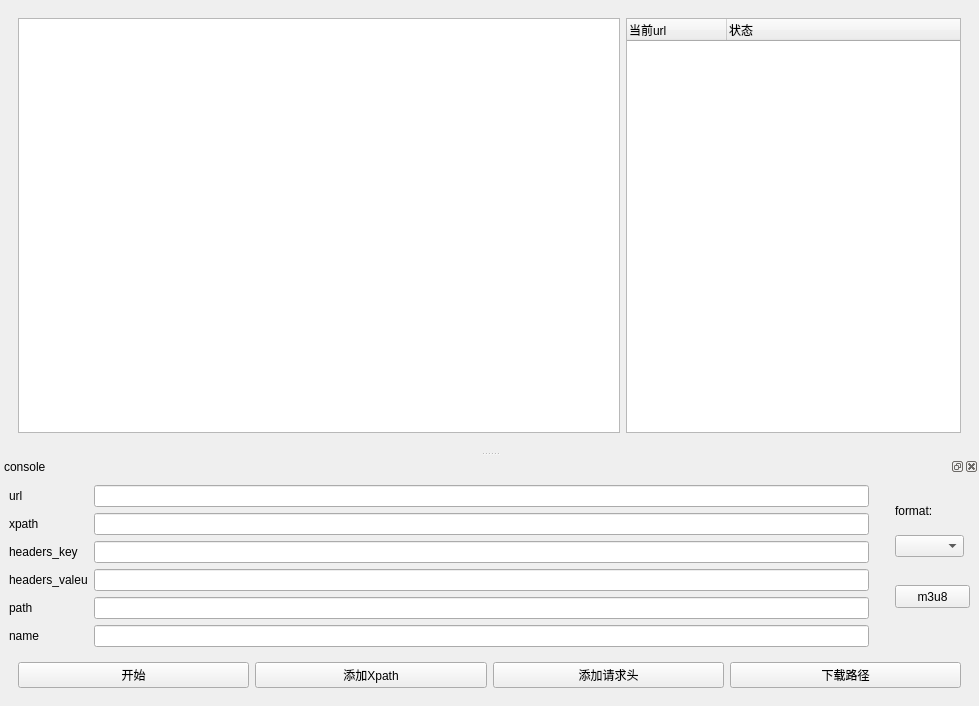
<?xml version="1.0" encoding="UTF-8"?>
<ui version="4.0">
 <class>MainWindow</class>
 <widget class="QMainWindow" name="MainWindow">
  <property name="geometry">
   <rect>
    <x>0</x>
    <y>0</y>
    <width>979</width>
    <height>706</height>
   </rect>
  </property>
  <property name="windowTitle">
   <string>MainWindow</string>
  </property>
  <widget class="QWidget" name="centralWidget">
   <layout class="QGridLayout" name="gridLayout_4">
    <item row="0" column="0">
     <widget class="QGroupBox" name="groupBox_2">
      <property name="styleSheet">
       <string notr="true">QGroupBox{border:none}</string>
      </property>
      <property name="title">
       <string/>
      </property>
      <layout class="QGridLayout" name="gridLayout" columnstretch="9,5">
       <item row="0" column="0">
        <widget class="QTextBrowser" name="textBrowser"/>
       </item>
       <item row="0" column="1">
        <widget class="QTreeWidget" name="treeWidget">
         <column>
          <property name="text">
           <string>当前url</string>
          </property>
         </column>
         <column>
          <property name="text">
           <string>状态</string>
          </property>
          <property name="textAlignment">
           <set>AlignLeading|AlignVCenter</set>
          </property>
         </column>
        </widget>
       </item>
      </layout>
     </widget>
    </item>
   </layout>
  </widget>
  <widget class="QDockWidget" name="dockWidget">
   <property name="contextMenuPolicy">
    <enum>Qt::DefaultContextMenu</enum>
   </property>
   <property name="layoutDirection">
    <enum>Qt::LeftToRight</enum>
   </property>
   <property name="windowTitle">
    <string>console</string>
   </property>
   <attribute name="dockWidgetArea">
    <number>8</number>
   </attribute>
   <widget class="QWidget" name="dockWidgetContents">
    <layout class="QGridLayout" name="gridLayout_3">
     <item row="0" column="0">
      <widget class="QLabel" name="label">
       <property name="text">
        <string>url</string>
       </property>
      </widget>
     </item>
     <item row="0" column="1">
      <widget class="QLineEdit" name="line_url"/>
     </item>
     <item row="0" column="2" rowspan="6">
      <widget class="QGroupBox" name="groupBox">
       <property name="minimumSize">
        <size>
         <width>95</width>
         <height>0</height>
        </size>
       </property>
       <property name="styleSheet">
        <string notr="true">QGroupBox{border:none}</string>
       </property>
       <property name="title">
        <string/>
       </property>
       <widget class="QComboBox" name="comboBox">
        <property name="geometry">
         <rect>
          <x>20</x>
          <y>50</y>
          <width>69</width>
          <height>22</height>
         </rect>
        </property>
        <item>
         <property name="text">
          <string/>
         </property>
        </item>
        <item>
         <property name="text">
          <string>picture</string>
         </property>
        </item>
        <item>
         <property name="text">
          <string>video</string>
         </property>
        </item>
        <item>
         <property name="text">
          <string>music</string>
         </property>
        </item>
        <item>
         <property name="text">
          <string>m3u8</string>
         </property>
        </item>
       </widget>
       <widget class="QLabel" name="label_7">
        <property name="geometry">
         <rect>
          <x>20</x>
          <y>20</y>
          <width>54</width>
          <height>12</height>
         </rect>
        </property>
        <property name="text">
         <string>format:</string>
        </property>
       </widget>
       <widget class="QPushButton" name="pushButton_5">
        <property name="geometry">
         <rect>
          <x>20</x>
          <y>100</y>
          <width>75</width>
          <height>23</height>
         </rect>
        </property>
        <property name="text">
         <string>m3u8</string>
        </property>
       </widget>
      </widget>
     </item>
     <item row="1" column="0">
      <widget class="QLabel" name="label_6">
       <property name="text">
        <string>xpath</string>
       </property>
      </widget>
     </item>
     <item row="1" column="1">
      <widget class="QLineEdit" name="line_xpath">
       <property name="text">
        <string/>
       </property>
      </widget>
     </item>
     <item row="2" column="0">
      <widget class="QLabel" name="label_2">
       <property name="text">
        <string>headers_key</string>
       </property>
      </widget>
     </item>
     <item row="2" column="1">
      <widget class="QLineEdit" name="line_headerskey"/>
     </item>
     <item row="3" column="0">
      <widget class="QLabel" name="label_3">
       <property name="text">
        <string>headers_valeu</string>
       </property>
      </widget>
     </item>
     <item row="3" column="1">
      <widget class="QLineEdit" name="line_headersvalue"/>
     </item>
     <item row="4" column="0">
      <widget class="QLabel" name="label_5">
       <property name="text">
        <string>path</string>
       </property>
      </widget>
     </item>
     <item row="4" column="1">
      <widget class="QLineEdit" name="line_path"/>
     </item>
     <item row="5" column="0">
      <widget class="QLabel" name="label_4">
       <property name="text">
        <string>name</string>
       </property>
      </widget>
     </item>
     <item row="5" column="1">
      <widget class="QLineEdit" name="line_name"/>
     </item>
     <item row="6" column="0" colspan="3">
      <widget class="QGroupBox" name="groupBox_3">
       <property name="enabled">
        <bool>true</bool>
       </property>
       <property name="styleSheet">
        <string notr="true">QGroupBox{border:none}</string>
       </property>
       <property name="title">
        <string/>
       </property>
       <property name="alignment">
        <set>Qt::AlignCenter</set>
       </property>
       <property name="flat">
        <bool>false</bool>
       </property>
       <property name="checkable">
        <bool>false</bool>
       </property>
       <layout class="QGridLayout" name="gridLayout_2">
        <item row="0" column="1">
         <widget class="QPushButton" name="pushButton_4">
          <property name="text">
           <string>添加Xpath</string>
          </property>
         </widget>
        </item>
        <item row="0" column="0">
         <widget class="QPushButton" name="pushButton">
          <property name="text">
           <string>开始</string>
          </property>
         </widget>
        </item>
        <item row="0" column="3">
         <widget class="QPushButton" name="pushButton_3">
          <property name="text">
           <string>下载路径</string>
          </property>
         </widget>
        </item>
        <item row="0" column="2">
         <widget class="QPushButton" name="pushButton_2">
          <property name="text">
           <string>添加请求头</string>
          </property>
         </widget>
        </item>
       </layout>
      </widget>
     </item>
    </layout>
   </widget>
  </widget>
 </widget>
 <resources/>
 <connections/>
</ui>
